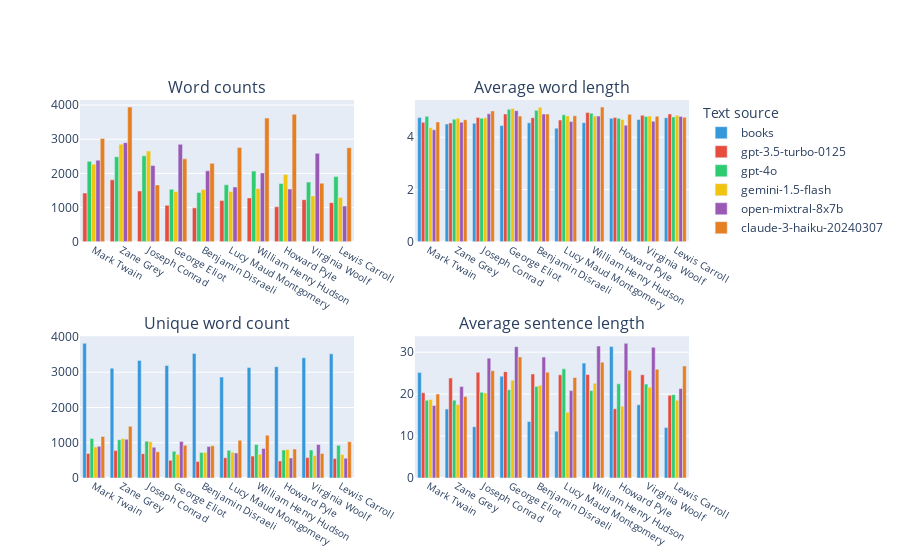
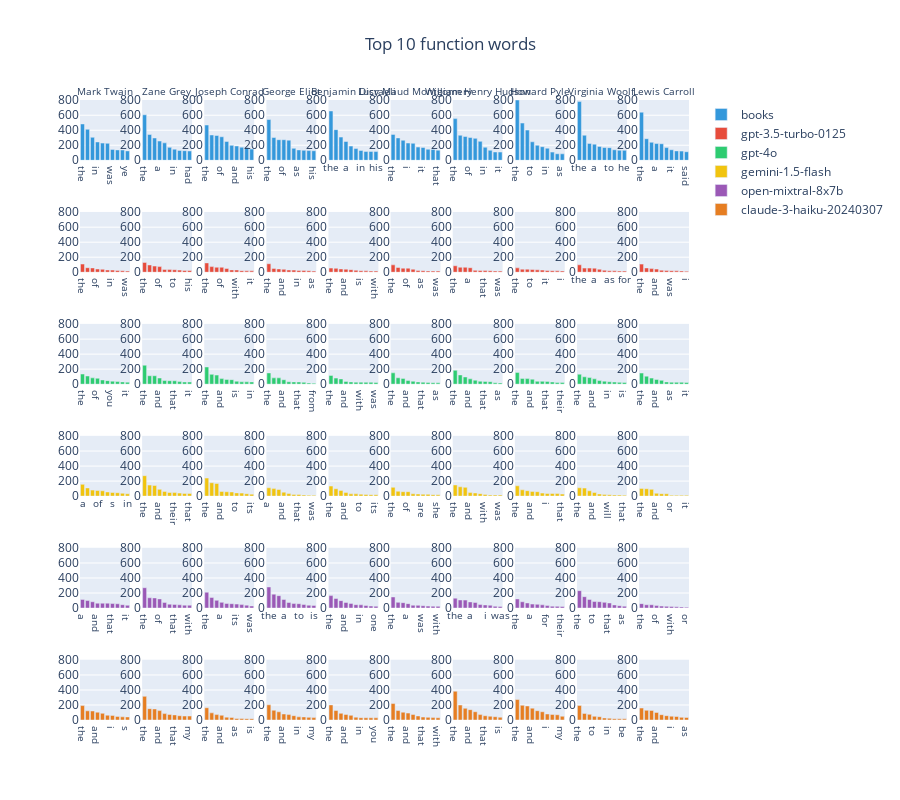

Notebook code for these charts, in order:
### Code cell
AnalysisVisualization().visualize(analysis_data)

### Figure 1 — Plotly figure (JSON) as saved in the notebook; plotly's stock layout.template omitted (floating-point values rounded to 4 significant figures)
{"data": [{"marker": {"color": "#3498db"}, "name": "books", "type": "bar", "x": ["Mark Twain", "Zane Grey", "Joseph Conrad", "George Eliot", "Benjamin Disraeli", "Lucy Maud Montgomery", "William Henry Hudson", "Howard Pyle", "Virginia Woolf", "Lewis Carroll"], "xaxis": "x3", "y": [3821, 3117, 3336, 3191, 3535, 2863, 3137, 3159, 3413, 3523], "yaxis": "y3"}, {"marker": {"color": "#3498db"}, "name": "books", "showlegend": false, "type": "bar", "x": ["Mark Twain", "Zane Grey", "Joseph Conrad", "George Eliot", "Benjamin Disraeli", "Lucy Maud Montgomery", "William Henry Hudson", "Howard Pyle", "Virginia Woolf", "Lewis Carroll"], "xaxis": "x2", "y": [4.75, 4.506, 4.536, 4.447, 4.55, 4.347, 4.557, 4.724, 4.677, 4.75], "yaxis": "y2"}, {"marker": {"color": "#3498db"}, "name": "books", "showlegend": false, "type": "bar", "x": ["Mark Twain", "Zane Grey", "Joseph Conrad", "George Eliot", "Benjamin Disraeli", "Lucy Maud Montgomery", "William Henry Hudson", "Howard Pyle", "Virginia Woolf", "Lewis Carroll"], "xaxis": "x4", "y": [25.13, 16.45, 12.22, 24.27, 13.46, 11.16, 27.4, 31.35, 17.45, 12.06], "yaxis": "y4"}, {"marker": {"color": "#e74c3c"}, "name": "gpt-3.5-turbo-0125", "showlegend": false, "type": "bar", "x": ["Mark Twain", "Zane Grey", "Joseph Conrad", "George Eliot", "Benjamin Disraeli", "Lucy Maud Montgomery", "William Henry Hudson", "Howard Pyle", "Virginia Woolf", "Lewis Carroll"], "xaxis": "x", "y": [1423, 1811, 1486, 1065, 992, 1205, 1283, 1024, 1231, 1143], "yaxis": "y"}, {"marker": {"color": "#e74c3c"}, "name": "gpt-3.5-turbo-0125", "type": "bar", "x": ["Mark Twain", "Zane Grey", "Joseph Conrad", "George Eliot", "Benjamin Disraeli", "Lucy Maud Montgomery", "William Henry Hudson", "Howard Pyle", "Virginia Woolf", "Lewis Carroll"], "xaxis": "x3", "y": [698, 777, 691, 504, 465, 576, 621, 485, 580, 552], "yaxis": "y3"}, {"marker": {"color": "#e74c3c"}, "name": "gpt-3.5-turbo-0125", "showlegend": false, "type": "bar", "x": ["Mark Twain", "Zane Grey", "Joseph Conrad", "George Eliot", "Benjamin Disraeli", "Lucy Maud Montgomery", "William Henry Hudson", "Howard Pyle", "Virginia Woolf", "Lewis Carroll"], "xaxis": "x2", "y": [4.569, 4.544, 4.757, 4.888, 4.748, 4.656, 4.943, 4.751, 4.837, 4.891], "yaxis": "y2"}, {"marker": {"color": "#e74c3c"}, "name": "gpt-3.5-turbo-0125", "showlegend": false, "type": "bar", "x": ["Mark Twain", "Zane Grey", "Joseph Conrad", "George Eliot", "Benjamin Disraeli", "Lucy Maud Montgomery", "William Henry Hudson", "Howard Pyle", "Virginia Woolf", "Lewis Carroll"], "xaxis": "x4", "y": [20.33, 23.83, 25.19, 25.36, 24.8, 24.59, 24.67, 16.52, 24.62, 19.71], "yaxis": "y4"}, {"marker": {"color": "#2ecc71"}, "name": "gpt-4o", "showlegend": false, "type": "bar", "x": ["Mark Twain", "Zane Grey", "Joseph Conrad", "George Eliot", "Benjamin Disraeli", "Lucy Maud Montgomery", "William Henry Hudson", "Howard Pyle", "Virginia Woolf", "Lewis Carroll"], "xaxis": "x", "y": [2353, 2487, 2514, 1537, 1441, 1666, 2067, 1706, 1746, 1908], "yaxis": "y"}, {"marker": {"color": "#2ecc71"}, "name": "gpt-4o", "type": "bar", "x": ["Mark Twain", "Zane Grey", "Joseph Conrad", "George Eliot", "Benjamin Disraeli", "Lucy Maud Montgomery", "William Henry Hudson", "Howard Pyle", "Virginia Woolf", "Lewis Carroll"], "xaxis": "x3", "y": [1124, 1087, 1041, 759, 722, 785, 949, 795, 797, 929], "yaxis": "y3"}, {"marker": {"color": "#2ecc71"}, "name": "gpt-4o", "showlegend": false, "type": "bar", "x": ["Mark Twain", "Zane Grey", "Joseph Conrad", "George Eliot", "Benjamin Disraeli", "Lucy Maud Montgomery", "William Henry Hudson", "Howard Pyle", "Virginia Woolf", "Lewis Carroll"], "xaxis": "x2", "y": [4.799, 4.692, 4.726, 5.066, 5.029, 4.856, 4.92, 4.723, 4.793, 4.777], "yaxis": "y2"}, {"marker": {"color": "#2ecc71"}, "name": "gpt-4o", "showlegend": false, "type": "bar", "x": ["Mark Twain", "Zane Grey", "Joseph Conrad", "George Eliot", "Benjamin Disraeli", "Lucy Maud Montgomery", "William Henry Hudson", "Howard Pyle", "Virginia Woolf", "Lewis Carroll"], "xaxis": "x4", "y": [18.53, 18.56, 20.44, 21.05, 21.83, 26.03, 20.88, 22.45, 22.38, 19.88], "yaxis": "y4"}, {"marker": {"color": "#f1c40f"}, "name": "gemini-1.5-flash", "showlegend": false, "type": "bar", "x": ["Mark Twain", "Zane Grey", "Joseph Conrad", "George Eliot", "Benjamin Disraeli", "Lucy Maud Montgomery", "William Henry Hudson", "Howard Pyle", "Virginia Woolf", "Lewis Carroll"], "xaxis": "x", "y": [2266, 2855, 2654, 1469, 1527, 1471, 1558, 1969, 1342, 1297], "yaxis": "y"}, {"marker": {"color": "#f1c40f"}, "name": "gemini-1.5-flash", "type": "bar", "x": ["Mark Twain", "Zane Grey", "Joseph Conrad", "George Eliot", "Benjamin Disraeli", "Lucy Maud Montgomery", "William Henry Hudson", "Howard Pyle", "Virginia Woolf", "Lewis Carroll"], "xaxis": "x3", "y": [880, 1122, 1027, 670, 724, 733, 675, 807, 636, 667], "yaxis": "y3"}, {"marker": {"color": "#f1c40f"}, "name": "gemini-1.5-flash", "showlegend": false, "type": "bar", "x": ["Mark Twain", "Zane Grey", "Joseph Conrad", "George Eliot", "Benjamin Disraeli", "Lucy Maud Montgomery", "William Henry Hudson", "Howard Pyle", "Virginia Woolf", "Lewis Carroll"], "xaxis": "x2", "y": [4.362, 4.722, 4.741, 5.095, 5.145, 4.816, 4.809, 4.675, 4.811, 4.837], "yaxis": "y2"}, {"marker": {"color": "#f1c40f"}, "name": "gemini-1.5-flash", "showlegend": false, "type": "bar", "x": ["Mark Twain", "Zane Grey", "Joseph Conrad", "George Eliot", "Benjamin Disraeli", "Lucy Maud Montgomery", "William Henry Hudson", "Howard Pyle", "Virginia Woolf", "Lewis Carroll"], "xaxis": "x4", "y": [18.73, 17.52, 20.26, 23.32, 22.13, 15.65, 22.58, 17.12, 21.65, 18.53], "yaxis": "y4"}, {"marker": {"color": "#9b59b6"}, "name": "open-mixtral-8x7b", "showlegend": false, "type": "bar", "x": ["Mark Twain", "Zane Grey", "Joseph Conrad", "George Eliot", "Benjamin Disraeli", "Lucy Maud Montgomery", "William Henry Hudson", "Howard Pyle", "Virginia Woolf", "Lewis Carroll"], "xaxis": "x", "y": [2388, 2899, 2229, 2850, 2075, 1604, 2014, 1541, 2586, 1045], "yaxis": "y"}, {"marker": {"color": "#9b59b6"}, "name": "open-mixtral-8x7b", "type": "bar", "x": ["Mark Twain", "Zane Grey", "Joseph Conrad", "George Eliot", "Benjamin Disraeli", "Lucy Maud Montgomery", "William Henry Hudson", "Howard Pyle", "Virginia Woolf", "Lewis Carroll"], "xaxis": "x3", "y": [899, 1099, 872, 1034, 894, 708, 839, 569, 949, 562], "yaxis": "y3"}, {"marker": {"color": "#9b59b6"}, "name": "open-mixtral-8x7b", "showlegend": false, "type": "bar", "x": ["Mark Twain", "Zane Grey", "Joseph Conrad", "George Eliot", "Benjamin Disraeli", "Lucy Maud Montgomery", "William Henry Hudson", "Howard Pyle", "Virginia Woolf", "Lewis Carroll"], "xaxis": "x2", "y": [4.282, 4.576, 4.894, 5.016, 4.887, 4.6, 4.808, 4.459, 4.61, 4.797], "yaxis": "y2"}, {"marker": {"color": "#9b59b6"}, "name": "open-mixtral-8x7b", "showlegend": false, "type": "bar", "x": ["Mark Twain", "Zane Grey", "Joseph Conrad", "George Eliot", "Benjamin Disraeli", "Lucy Maud Montgomery", "William Henry Hudson", "Howard Pyle", "Virginia Woolf", "Lewis Carroll"], "xaxis": "x4", "y": [17.3, 21.8, 28.58, 31.32, 28.82, 20.83, 31.47, 32.1, 31.16, 21.33], "yaxis": "y4"}, {"marker": {"color": "#e67e22"}, "name": "claude-3-haiku-20240307", "showlegend": false, "type": "bar", "x": ["Mark Twain", "Zane Grey", "Joseph Conrad", "George Eliot", "Benjamin Disraeli", "Lucy Maud Montgomery", "William Henry Hudson", "Howard Pyle", "Virginia Woolf", "Lewis Carroll"], "xaxis": "x", "y": [3021, 3940, 1663, 2425, 2294, 2754, 3618, 3729, 1713, 2751], "yaxis": "y"}, {"marker": {"color": "#e67e22"}, "name": "claude-3-haiku-20240307", "type": "bar", "x": ["Mark Twain", "Zane Grey", "Joseph Conrad", "George Eliot", "Benjamin Disraeli", "Lucy Maud Montgomery", "William Henry Hudson", "Howard Pyle", "Virginia Woolf", "Lewis Carroll"], "xaxis": "x3", "y": [1180, 1465, 744, 928, 912, 1069, 1216, 820, 698, 1030], "yaxis": "y3"}, {"marker": {"color": "#e67e22"}, "name": "claude-3-haiku-20240307", "showlegend": false, "type": "bar", "x": ["Mark Twain", "Zane Grey", "Joseph Conrad", "George Eliot", "Benjamin Disraeli", "Lucy Maud Montgomery", "William Henry Hudson", "Howard Pyle", "Virginia Woolf", "Lewis Carroll"], "xaxis": "x2", "y": [4.586, 4.67, 5.005, 4.808, 4.888, 4.817, 5.153, 4.875, 4.804, 4.769], "yaxis": "y2"}, {"marker": {"color": "#e67e22"}, "name": "claude-3-haiku-20240307", "showlegend": false, "type": "bar", "x": ["Mark Twain", "Zane Grey", "Joseph Conrad", "George Eliot", "Benjamin Disraeli", "Lucy Maud Montgomery", "William Henry Hudson", "Howard Pyle", "Virginia Woolf", "Lewis Carroll"], "xaxis": "x4", "y": [20.01, 19.41, 25.58, 28.87, 25.21, 23.95, 27.62, 25.72, 25.95, 26.71], "yaxis": "y4"}], "layout": {"annotations": [{"font": {"size": 16}, "showarrow": false, "text": "Word counts", "x": 0.225, "xanchor": "center", "xref": "paper", "y": 1, "yanchor": "bottom", "yref": "paper"}, {"font": {"size": 16}, "showarrow": false, "text": "Average word length", "x": 0.775, "xanchor": "center", "xref": "paper", "y": 1, "yanchor": "bottom", "yref": "paper"}, {"font": {"size": 16}, "showarrow": false, "text": "Unique word count", "x": 0.225, "xanchor": "center", "xref": "paper", "y": 0.375, "yanchor": "bottom", "yref": "paper"}, {"font": {"size": 16}, "showarrow": false, "text": "Average sentence length", "x": 0.775, "xanchor": "center", "xref": "paper", "y": 0.375, "yanchor": "bottom", "yref": "paper"}], "legend": {"title": {"text": "Text source"}}, "xaxis": {"anchor": "y", "domain": [0, 0.45], "tickfont": {"size": 10}}, "xaxis2": {"anchor": "y2", "domain": [0.55, 1], "tickfont": {"size": 10}}, "xaxis3": {"anchor": "y3", "domain": [0, 0.45], "tickfont": {"size": 10}}, "xaxis4": {"anchor": "y4", "domain": [0.55, 1], "tickfont": {"size": 10}}, "yaxis": {"anchor": "x", "domain": [0.625, 1]}, "yaxis2": {"anchor": "x2", "domain": [0.625, 1]}, "yaxis3": {"anchor": "x3", "domain": [0, 0.375]}, "yaxis4": {"anchor": "x4", "domain": [0, 0.375]}}}

### Figure 2 — Plotly figure (JSON) as saved in the notebook; plotly's stock layout.template omitted (floating-point values rounded to 4 significant figures)
{"data": [{"marker": {"color": "#3498db"}, "name": "books", "showlegend": true, "type": "bar", "x": ["the", "of", "and", "in", "to", "a", "was", "that", "it", "ye"], "xaxis": "x", "y": [484, 413, 306, 244, 229, 226, 145, 138, 137, 125], "yaxis": "y"}, {"marker": {"color": "#3498db"}, "name": "books", "showlegend": false, "type": "bar", "x": ["the", "and", "of", "a", "to", "he", "in", "i", "was", "had"], "xaxis": "x2", "y": [606, 344, 297, 256, 232, 172, 148, 131, 128, 124], "yaxis": "y2"}, {"marker": {"color": "#3498db"}, "name": "books", "showlegend": false, "type": "bar", "x": ["the", "a", "i", "of", "to", "he", "and", "in", "was", "his"], "xaxis": "x3", "y": [470, 337, 330, 313, 251, 199, 191, 175, 169, 149], "yaxis": "y3"}, {"marker": {"color": "#3498db"}, "name": "books", "showlegend": false, "type": "bar", "x": ["the", "and", "a", "of", "to", "s", "as", "in", "he", "his"], "xaxis": "x4", "y": [543, 303, 274, 274, 268, 159, 138, 133, 129, 127], "yaxis": "y4"}, {"marker": {"color": "#3498db"}, "name": "books", "showlegend": false, "type": "bar", "x": ["the", "and", "of", "a", "i", "to", "in", "he", "my", "his"], "xaxis": "x5", "y": [657, 408, 309, 250, 189, 156, 131, 118, 118, 116], "yaxis": "y5"}, {"marker": {"color": "#3498db"}, "name": "books", "showlegend": false, "type": "bar", "x": ["the", "and", "to", "i", "a", "of", "it", "you", "in", "that"], "xaxis": "x6", "y": [345, 298, 267, 230, 226, 176, 171, 147, 143, 135], "yaxis": "y6"}, {"marker": {"color": "#3498db"}, "name": "books", "showlegend": false, "type": "bar", "x": ["the", "and", "a", "of", "i", "to", "in", "was", "that", "it"], "xaxis": "x7", "y": [555, 333, 317, 303, 292, 252, 174, 133, 111, 110], "yaxis": "y7"}, {"marker": {"color": "#3498db"}, "name": "books", "showlegend": false, "type": "bar", "x": ["the", "of", "and", "to", "a", "was", "in", "that", "it", "as"], "xaxis": "x8", "y": [803, 496, 402, 246, 200, 181, 161, 109, 87, 86], "yaxis": "y8"}, {"marker": {"color": "#3498db"}, "name": "books", "showlegend": false, "type": "bar", "x": ["the", "and", "of", "a", "in", "was", "to", "she", "her", "he"], "xaxis": "x9", "y": [782, 334, 225, 215, 185, 170, 168, 140, 134, 133], "yaxis": "y9"}, {"marker": {"color": "#3498db"}, "name": "books", "showlegend": false, "type": "bar", "x": ["the", "and", "of", "a", "to", "in", "it", "you", "i", "said"], "xaxis": "x10", "y": [641, 287, 240, 223, 220, 169, 140, 125, 122, 114], "yaxis": "y10"}, {"marker": {"color": "#e74c3c"}, "name": "gpt-3.5-turbo-0125", "showlegend": true, "type": "bar", "x": ["the", "and", "a", "of", "to", "his", "in", "with", "i", "was"], "xaxis": "x11", "y": [109, 60, 57, 43, 39, 30, 28, 24, 19, 16], "yaxis": "y11"}, {"marker": {"color": "#e74c3c"}, "name": "gpt-3.5-turbo-0125", "showlegend": false, "type": "bar", "x": ["the", "a", "and", "of", "that", "in", "to", "with", "i", "his"], "xaxis": "x12", "y": [131, 97, 82, 75, 37, 35, 33, 28, 24, 23], "yaxis": "y12"}, {"marker": {"color": "#e74c3c"}, "name": "gpt-3.5-turbo-0125", "showlegend": false, "type": "bar", "x": ["the", "a", "and", "of", "to", "in", "with", "that", "is", "it"], "xaxis": "x13", "y": [124, 75, 66, 66, 50, 31, 30, 21, 18, 18], "yaxis": "y13"}, {"marker": {"color": "#e74c3c"}, "name": "gpt-3.5-turbo-0125", "showlegend": false, "type": "bar", "x": ["the", "of", "a", "and", "was", "to", "in", "that", "it", "as"], "xaxis": "x14", "y": [113, 51, 44, 39, 30, 28, 24, 24, 20, 15], "yaxis": "y14"}, {"marker": {"color": "#e74c3c"}, "name": "gpt-3.5-turbo-0125", "showlegend": false, "type": "bar", "x": ["the", "a", "of", "and", "to", "that", "is", "it", "as", "with"], "xaxis": "x15", "y": [55, 52, 44, 41, 34, 26, 20, 18, 16, 16], "yaxis": "y15"}, {"marker": {"color": "#e74c3c"}, "name": "gpt-3.5-turbo-0125", "showlegend": false, "type": "bar", "x": ["the", "a", "and", "of", "to", "in", "as", "with", "that", "was"], "xaxis": "x16", "y": [98, 63, 54, 54, 40, 22, 20, 17, 16, 16], "yaxis": "y16"}, {"marker": {"color": "#e74c3c"}, "name": "gpt-3.5-turbo-0125", "showlegend": false, "type": "bar", "x": ["the", "and", "of", "a", "to", "in", "that", "i", "my", "was"], "xaxis": "x17", "y": [86, 66, 66, 60, 25, 23, 22, 20, 17, 15], "yaxis": "y17"}, {"marker": {"color": "#e74c3c"}, "name": "gpt-3.5-turbo-0125", "showlegend": false, "type": "bar", "x": ["the", "a", "and", "to", "was", "of", "it", "that", "with", "i"], "xaxis": "x18", "y": [58, 41, 41, 36, 32, 28, 23, 20, 18, 17], "yaxis": "y18"}, {"marker": {"color": "#e74c3c"}, "name": "gpt-3.5-turbo-0125", "showlegend": false, "type": "bar", "x": ["the", "and", "of", "a", "to", "in", "as", "is", "that", "for"], "xaxis": "x19", "y": [99, 55, 55, 54, 40, 26, 19, 18, 16, 15], "yaxis": "y19"}, {"marker": {"color": "#e74c3c"}, "name": "gpt-3.5-turbo-0125", "showlegend": false, "type": "bar", "x": ["the", "a", "of", "and", "in", "to", "was", "with", "their", "i"], "xaxis": "x20", "y": [108, 57, 48, 42, 27, 22, 20, 18, 17, 13], "yaxis": "y20"}, {"marker": {"color": "#2ecc71"}, "name": "gpt-4o", "showlegend": true, "type": "bar", "x": ["the", "a", "and", "of", "to", "that", "you", "i", "with", "it"], "xaxis": "x21", "y": [135, 109, 84, 79, 56, 47, 40, 35, 30, 27], "yaxis": "y21"}, {"marker": {"color": "#2ecc71"}, "name": "gpt-4o", "showlegend": false, "type": "bar", "x": ["the", "a", "of", "and", "was", "to", "that", "with", "as", "it"], "xaxis": "x22", "y": [253, 112, 112, 82, 48, 46, 45, 34, 29, 29], "yaxis": "y22"}, {"marker": {"color": "#2ecc71"}, "name": "gpt-4o", "showlegend": false, "type": "bar", "x": ["the", "of", "a", "and", "to", "that", "is", "it", "with", "in"], "xaxis": "x23", "y": [229, 131, 121, 74, 63, 60, 39, 31, 31, 30], "yaxis": "y23"}, {"marker": {"color": "#2ecc71"}, "name": "gpt-4o", "showlegend": false, "type": "bar", "x": ["the", "a", "of", "and", "to", "with", "that", "was", "it", "from"], "xaxis": "x24", "y": [150, 84, 84, 59, 32, 30, 29, 24, 16, 13], "yaxis": "y24"}, {"marker": {"color": "#2ecc71"}, "name": "gpt-4o", "showlegend": false, "type": "bar", "x": ["the", "of", "a", "and", "to", "that", "with", "in", "one", "was"], "xaxis": "x25", "y": [117, 81, 70, 37, 30, 27, 27, 25, 25, 22], "yaxis": "y25"}, {"marker": {"color": "#2ecc71"}, "name": "gpt-4o", "showlegend": false, "type": "bar", "x": ["the", "of", "a", "and", "to", "with", "that", "in", "is", "as"], "xaxis": "x26", "y": [151, 85, 77, 48, 39, 30, 26, 23, 19, 18], "yaxis": "y26"}, {"marker": {"color": "#2ecc71"}, "name": "gpt-4o", "showlegend": false, "type": "bar", "x": ["the", "of", "a", "and", "to", "in", "that", "with", "is", "as"], "xaxis": "x27", "y": [185, 123, 96, 71, 53, 39, 37, 33, 18, 17], "yaxis": "y27"}, {"marker": {"color": "#2ecc71"}, "name": "gpt-4o", "showlegend": false, "type": "bar", "x": ["the", "of", "a", "and", "to", "with", "that", "was", "in", "their"], "xaxis": "x28", "y": [157, 77, 74, 66, 38, 38, 37, 29, 21, 21], "yaxis": "y28"}, {"marker": {"color": "#2ecc71"}, "name": "gpt-4o", "showlegend": false, "type": "bar", "x": ["the", "a", "of", "and", "to", "that", "in", "with", "it", "is"], "xaxis": "x29", "y": [133, 98, 88, 71, 48, 40, 32, 28, 24, 23], "yaxis": "y29"}, {"marker": {"color": "#2ecc71"}, "name": "gpt-4o", "showlegend": false, "type": "bar", "x": ["the", "a", "of", "and", "to", "that", "as", "their", "with", "it"], "xaxis": "x30", "y": [148, 107, 81, 63, 51, 30, 26, 25, 25, 23], "yaxis": "y30"}, {"marker": {"color": "#f1c40f"}, "name": "gemini-1.5-flash", "showlegend": true, "type": "bar", "x": ["a", "the", "you", "of", "and", "it", "s", "to", "that", "in"], "xaxis": "x31", "y": [157, 109, 80, 74, 71, 55, 48, 45, 38, 31], "yaxis": "y31"}, {"marker": {"color": "#f1c40f"}, "name": "gemini-1.5-flash", "showlegend": false, "type": "bar", "x": ["the", "of", "a", "and", "to", "i", "their", "was", "it", "that"], "xaxis": "x32", "y": [272, 147, 142, 90, 63, 48, 47, 40, 36, 36], "yaxis": "y32"}, {"marker": {"color": "#f1c40f"}, "name": "gemini-1.5-flash", "showlegend": false, "type": "bar", "x": ["the", "a", "of", "and", "with", "that", "to", "their", "he", "its"], "xaxis": "x33", "y": [240, 178, 168, 62, 58, 55, 43, 40, 32, 26], "yaxis": "y33"}, {"marker": {"color": "#f1c40f"}, "name": "gemini-1.5-flash", "showlegend": false, "type": "bar", "x": ["a", "the", "of", "and", "to", "with", "that", "its", "as", "was"], "xaxis": "x34", "y": [111, 100, 88, 53, 34, 23, 22, 15, 13, 11], "yaxis": "y34"}, {"marker": {"color": "#f1c40f"}, "name": "gemini-1.5-flash", "showlegend": false, "type": "bar", "x": ["the", "a", "of", "and", "their", "with", "to", "that", "in", "its"], "xaxis": "x35", "y": [134, 98, 76, 47, 30, 30, 26, 22, 19, 18], "yaxis": "y35"}, {"marker": {"color": "#f1c40f"}, "name": "gemini-1.5-flash", "showlegend": false, "type": "bar", "x": ["the", "a", "and", "of", "with", "in", "are", "to", "they", "she"], "xaxis": "x36", "y": [117, 65, 59, 59, 31, 28, 25, 24, 19, 17], "yaxis": "y36"}, {"marker": {"color": "#f1c40f"}, "name": "gemini-1.5-flash", "showlegend": false, "type": "bar", "x": ["the", "of", "a", "and", "that", "to", "with", "is", "its", "was"], "xaxis": "x37", "y": [149, 124, 117, 47, 42, 33, 23, 15, 15, 15], "yaxis": "y37"}, {"marker": {"color": "#f1c40f"}, "name": "gemini-1.5-flash", "showlegend": false, "type": "bar", "x": ["the", "a", "of", "and", "to", "it", "i", "is", "with", "that"], "xaxis": "x38", "y": [137, 84, 72, 63, 59, 40, 35, 35, 34, 27], "yaxis": "y38"}, {"marker": {"color": "#f1c40f"}, "name": "gemini-1.5-flash", "showlegend": false, "type": "bar", "x": ["the", "a", "of", "and", "to", "with", "will", "its", "is", "that"], "xaxis": "x39", "y": [111, 107, 71, 48, 28, 20, 18, 15, 14, 13], "yaxis": "y39"}, {"marker": {"color": "#f1c40f"}, "name": "gemini-1.5-flash", "showlegend": false, "type": "bar", "x": ["the", "a", "of", "and", "to", "with", "or", "be", "in", "it"], "xaxis": "x40", "y": [103, 98, 90, 38, 32, 31, 12, 11, 11, 11], "yaxis": "y40"}, {"marker": {"color": "#9b59b6"}, "name": "open-mixtral-8x7b", "showlegend": true, "type": "bar", "x": ["a", "the", "to", "and", "of", "you", "that", "i", "in", "it"], "xaxis": "x41", "y": [115, 100, 84, 65, 65, 65, 60, 57, 45, 37], "yaxis": "y41"}, {"marker": {"color": "#9b59b6"}, "name": "open-mixtral-8x7b", "showlegend": false, "type": "bar", "x": ["the", "and", "a", "of", "to", "was", "that", "in", "as", "with"], "xaxis": "x42", "y": [271, 137, 135, 122, 75, 52, 49, 43, 39, 38], "yaxis": "y42"}, {"marker": {"color": "#9b59b6"}, "name": "open-mixtral-8x7b", "showlegend": false, "type": "bar", "x": ["the", "of", "and", "a", "in", "that", "its", "to", "with", "was"], "xaxis": "x43", "y": [211, 141, 103, 76, 61, 58, 53, 46, 39, 28], "yaxis": "y43"}, {"marker": {"color": "#9b59b6"}, "name": "open-mixtral-8x7b", "showlegend": false, "type": "bar", "x": ["the", "of", "and", "a", "that", "in", "to", "his", "with", "is"], "xaxis": "x44", "y": [281, 185, 165, 114, 74, 60, 58, 47, 38, 35], "yaxis": "y44"}, {"marker": {"color": "#9b59b6"}, "name": "open-mixtral-8x7b", "showlegend": false, "type": "bar", "x": ["the", "of", "a", "and", "to", "that", "in", "is", "as", "one"], "xaxis": "x45", "y": [166, 127, 99, 74, 62, 45, 43, 34, 27, 24], "yaxis": "y45"}, {"marker": {"color": "#9b59b6"}, "name": "open-mixtral-8x7b", "showlegend": false, "type": "bar", "x": ["the", "and", "of", "a", "that", "to", "was", "it", "in", "with"], "xaxis": "x46", "y": [148, 76, 72, 59, 38, 36, 31, 26, 25, 23], "yaxis": "y46"}, {"marker": {"color": "#9b59b6"}, "name": "open-mixtral-8x7b", "showlegend": false, "type": "bar", "x": ["the", "of", "and", "a", "to", "in", "i", "that", "it", "was"], "xaxis": "x47", "y": [132, 108, 106, 82, 74, 47, 42, 37, 24, 22], "yaxis": "y47"}, {"marker": {"color": "#9b59b6"}, "name": "open-mixtral-8x7b", "showlegend": false, "type": "bar", "x": ["the", "and", "of", "a", "to", "that", "for", "one", "in", "their"], "xaxis": "x48", "y": [122, 84, 68, 53, 50, 43, 33, 25, 23, 21], "yaxis": "y48"}, {"marker": {"color": "#9b59b6"}, "name": "open-mixtral-8x7b", "showlegend": false, "type": "bar", "x": ["the", "of", "and", "to", "a", "in", "that", "is", "with", "as"], "xaxis": "x49", "y": [232, 152, 115, 87, 85, 76, 68, 42, 32, 25], "yaxis": "y49"}, {"marker": {"color": "#9b59b6"}, "name": "open-mixtral-8x7b", "showlegend": false, "type": "bar", "x": ["the", "a", "and", "of", "to", "in", "with", "was", "i", "or"], "xaxis": "x50", "y": [59, 44, 44, 33, 26, 23, 22, 16, 15, 12], "yaxis": "y50"}, {"marker": {"color": "#e67e22"}, "name": "claude-3-haiku-20240307", "showlegend": true, "type": "bar", "x": ["the", "a", "of", "and", "to", "you", "i", "that", "in", "s"], "xaxis": "x51", "y": [192, 122, 120, 104, 89, 64, 61, 48, 42, 41], "yaxis": "y51"}, {"marker": {"color": "#e67e22"}, "name": "claude-3-haiku-20240307", "showlegend": false, "type": "bar", "x": ["the", "a", "of", "and", "to", "i", "that", "you", "in", "my"], "xaxis": "x52", "y": [315, 151, 147, 125, 85, 74, 68, 57, 53, 53], "yaxis": "y52"}, {"marker": {"color": "#e67e22"}, "name": "claude-3-haiku-20240307", "showlegend": false, "type": "bar", "x": ["the", "of", "a", "and", "to", "that", "as", "with", "i", "is"], "xaxis": "x53", "y": [163, 95, 72, 63, 38, 34, 20, 20, 18, 18], "yaxis": "y53"}, {"marker": {"color": "#e67e22"}, "name": "claude-3-haiku-20240307", "showlegend": false, "type": "bar", "x": ["the", "of", "a", "and", "to", "that", "in", "with", "i", "my"], "xaxis": "x54", "y": [202, 130, 109, 80, 72, 58, 42, 41, 35, 32], "yaxis": "y54"}, {"marker": {"color": "#e67e22"}, "name": "claude-3-haiku-20240307", "showlegend": false, "type": "bar", "x": ["the", "of", "a", "and", "to", "with", "in", "that", "your", "you"], "xaxis": "x55", "y": [201, 126, 89, 74, 62, 38, 31, 30, 30, 29], "yaxis": "y55"}, {"marker": {"color": "#e67e22"}, "name": "claude-3-haiku-20240307", "showlegend": false, "type": "bar", "x": ["the", "of", "a", "and", "to", "i", "that", "in", "it", "with"], "xaxis": "x56", "y": [219, 126, 104, 92, 73, 54, 39, 35, 32, 30], "yaxis": "y56"}, {"marker": {"color": "#e67e22"}, "name": "claude-3-haiku-20240307", "showlegend": false, "type": "bar", "x": ["the", "of", "a", "and", "their", "to", "that", "with", "in", "is"], "xaxis": "x57", "y": [383, 199, 156, 138, 110, 72, 57, 50, 44, 37], "yaxis": "y57"}, {"marker": {"color": "#e67e22"}, "name": "claude-3-haiku-20240307", "showlegend": false, "type": "bar", "x": ["the", "of", "a", "and", "to", "that", "i", "with", "was", "my"], "xaxis": "x58", "y": [273, 196, 187, 158, 124, 110, 80, 74, 70, 50], "yaxis": "y58"}, {"marker": {"color": "#e67e22"}, "name": "claude-3-haiku-20240307", "showlegend": false, "type": "bar", "x": ["the", "of", "a", "to", "and", "that", "in", "with", "where", "be"], "xaxis": "x59", "y": [194, 88, 75, 49, 44, 27, 23, 17, 16, 15], "yaxis": "y59"}, {"marker": {"color": "#e67e22"}, "name": "claude-3-haiku-20240307", "showlegend": false, "type": "bar", "x": ["the", "of", "a", "and", "to", "that", "i", "with", "me", "as"], "xaxis": "x60", "y": [159, 129, 128, 101, 71, 58, 51, 47, 35, 34], "yaxis": "y60"}], "layout": {"annotations": [{"font": {"size": 10}, "showarrow": false, "text": "Mark Twain", "x": 0.041, "xanchor": "center", "xref": "paper", "y": 1.0, "yanchor": "bottom", "yref": "paper"}, {"font": {"size": 10}, "showarrow": false, "text": "Zane Grey", "x": 0.143, "xanchor": "center", "xref": "paper", "y": 1.0, "yanchor": "bottom", "yref": "paper"}, {"font": {"size": 10}, "showarrow": false, "text": "Joseph Conrad", "x": 0.245, "xanchor": "center", "xref": "paper", "y": 1.0, "yanchor": "bottom", "yref": "paper"}, {"font": {"size": 10}, "showarrow": false, "text": "George Eliot", "x": 0.347, "xanchor": "center", "xref": "paper", "y": 1.0, "yanchor": "bottom", "yref": "paper"}, {"font": {"size": 10}, "showarrow": false, "text": "Benjamin Disraeli", "x": 0.449, "xanchor": "center", "xref": "paper", "y": 1.0, "yanchor": "bottom", "yref": "paper"}, {"font": {"size": 10}, "showarrow": false, "text": "Lucy Maud Montgomery", "x": 0.551, "xanchor": "center", "xref": "paper", "y": 1.0, "yanchor": "bottom", "yref": "paper"}, {"font": {"size": 10}, "showarrow": false, "text": "William Henry Hudson", "x": 0.653, "xanchor": "center", "xref": "paper", "y": 1.0, "yanchor": "bottom", "yref": "paper"}, {"font": {"size": 10}, "showarrow": false, "text": "Howard Pyle", "x": 0.755, "xanchor": "center", "xref": "paper", "y": 1.0, "yanchor": "bottom", "yref": "paper"}, {"font": {"size": 10}, "showarrow": false, "text": "Virginia Woolf", "x": 0.857, "xanchor": "center", "xref": "paper", "y": 1.0, "yanchor": "bottom", "yref": "paper"}, {"font": {"size": 10}, "showarrow": false, "text": "Lewis Carroll", "x": 0.959, "xanchor": "center", "xref": "paper", "y": 1.0, "yanchor": "bottom", "yref": "paper"}], "height": 800, "title": {"text": "Top 10 function words", "x": 0.5}, "xaxis": {"anchor": "y", "domain": [0, 0.082], "tickfont": {"size": 10}}, "xaxis10": {"anchor": "y10", "domain": [0.918, 1.0], "tickfont": {"size": 10}}, "xaxis11": {"anchor": "y11", "domain": [0, 0.082], "tickfont": {"size": 10}}, "xaxis12": {"anchor": "y12", "domain": [0.102, 0.184], "tickfont": {"size": 10}}, "xaxis13": {"anchor": "y13", "domain": [0.204, 0.286], "tickfont": {"size": 10}}, "xaxis14": {"anchor": "y14", "domain": [0.306, 0.388], "tickfont": {"size": 10}}, "xaxis15": {"anchor": "y15", "domain": [0.408, 0.49], "tickfont": {"size": 10}}, "xaxis16": {"anchor": "y16", "domain": [0.51, 0.592], "tickfont": {"size": 10}}, "xaxis17": {"anchor": "y17", "domain": [0.612, 0.694], "tickfont": {"size": 10}}, "xaxis18": {"anchor": "y18", "domain": [0.714, 0.796], "tickfont": {"size": 10}}, "xaxis19": {"anchor": "y19", "domain": [0.816, 0.898], "tickfont": {"size": 10}}, "xaxis2": {"anchor": "y2", "domain": [0.102, 0.184], "tickfont": {"size": 10}}, "xaxis20": {"anchor": "y20", "domain": [0.918, 1.0], "tickfont": {"size": 10}}, "xaxis21": {"anchor": "y21", "domain": [0, 0.082], "tickfont": {"size": 10}}, "xaxis22": {"anchor": "y22", "domain": [0.102, 0.184], "tickfont": {"size": 10}}, "xaxis23": {"anchor": "y23", "domain": [0.204, 0.286], "tickfont": {"size": 10}}, "xaxis24": {"anchor": "y24", "domain": [0.306, 0.388], "tickfont": {"size": 10}}, "xaxis25": {"anchor": "y25", "domain": [0.408, 0.49], "tickfont": {"size": 10}}, "xaxis26": {"anchor": "y26", "domain": [0.51, 0.592], "tickfont": {"size": 10}}, "xaxis27": {"anchor": "y27", "domain": [0.612, 0.694], "tickfont": {"size": 10}}, "xaxis28": {"anchor": "y28", "domain": [0.714, 0.796], "tickfont": {"size": 10}}, "xaxis29": {"anchor": "y29", "domain": [0.816, 0.898], "tickfont": {"size": 10}}, "xaxis3": {"anchor": "y3", "domain": [0.204, 0.286], "tickfont": {"size": 10}}, "xaxis30": {"anchor": "y30", "domain": [0.918, 1.0], "tickfont": {"size": 10}}, "xaxis31": {"anchor": "y31", "domain": [0, 0.082], "tickfont": {"size": 10}}, "xaxis32": {"anchor": "y32", "domain": [0.102, 0.184], "tickfont": {"size": 10}}, "xaxis33": {"anchor": "y33", "domain": [0.204, 0.286], "tickfont": {"size": 10}}, "xaxis34": {"anchor": "y34", "domain": [0.306, 0.388], "tickfont": {"size": 10}}, "xaxis35": {"anchor": "y35", "domain": [0.408, 0.49], "tickfont": {"size": 10}}, "xaxis36": {"anchor": "y36", "domain": [0.51, 0.592], "tickfont": {"size": 10}}, "xaxis37": {"anchor": "y37", "domain": [0.612, 0.694], "tickfont": {"size": 10}}, "xaxis38": {"anchor": "y38", "domain": [0.714, 0.796], "tickfont": {"size": 10}}, "xaxis39": {"anchor": "y39", "domain": [0.816, 0.898], "tickfont": {"size": 10}}, "xaxis4": {"anchor": "y4", "domain": [0.306, 0.388], "tickfont": {"size": 10}}, "xaxis40": {"anchor": "y40", "domain": [0.918, 1.0], "tickfont": {"size": 10}}, "xaxis41": {"anchor": "y41", "domain": [0, 0.082], "tickfont": {"size": 10}}, "xaxis42": {"anchor": "y42", "domain": [0.102, 0.184], "tickfont": {"size": 10}}, "xaxis43": {"anchor": "y43", "domain": [0.204, 0.286], "tickfont": {"size": 10}}, "xaxis44": {"anchor": "y44", "domain": [0.306, 0.388], "tickfont": {"size": 10}}, "xaxis45": {"anchor": "y45", "domain": [0.408, 0.49], "tickfont": {"size": 10}}, "xaxis46": {"anchor": "y46", "domain": [0.51, 0.592], "tickfont": {"size": 10}}, "xaxis47": {"anchor": "y47", "domain": [0.612, 0.694], "tickfont": {"size": 10}}, "xaxis48": {"anchor": "y48", "domain": [0.714, 0.796], "tickfont": {"size": 10}}, "xaxis49": {"anchor": "y49", "domain": [0.816, 0.898], "tickfont": {"size": 10}}, "xaxis5": {"anchor": "y5", "domain": [0.408, 0.49], "tickfont": {"size": 10}}, "xaxis50": {"anchor": "y50", "domain": [0.918, 1.0], "tickfont": {"size": 10}}, "xaxis51": {"anchor": "y51", "domain": [0, 0.082], "tickfont": {"size": 10}}, "xaxis52": {"anchor": "y52", "domain": [0.102, 0.184], "tickfont": {"size": 10}}, "xaxis53": {"anchor": "y53", "domain": [0.204, 0.286], "tickfont": {"size": 10}}, "xaxis54": {"anchor": "y54", "domain": [0.306, 0.388], "tickfont": {"size": 10}}, "xaxis55": {"anchor": "y55", "domain": [0.408, 0.49], "tickfont": {"size": 10}}, "xaxis56": {"anchor": "y56", "domain": [0.51, 0.592], "tickfont": {"size": 10}}, "xaxis57": {"anchor": "y57", "domain": [0.612, 0.694], "tickfont": {"size": 10}}, "xaxis58": {"anchor": "y58", "domain": [0.714, 0.796], "tickfont": {"size": 10}}, "xaxis59": {"anchor": "y59", "domain": [0.816, 0.898], "tickfont": {"size": 10}}, "xaxis6": {"anchor": "y6", "domain": [0.51, 0.592], "tickfont": {"size": 10}}, "xaxis60": {"anchor": "y60", "domain": [0.918, 1.0], "tickfont": {"size": 10}}, "xaxis7": {"anchor": "y7", "domain": [0.612, 0.694], "tickfont": {"size": 10}}, "xaxis8": {"anchor": "y8", "domain": [0.714, 0.796], "tickfont": {"size": 10}}, "xaxis9": {"anchor": "y9", "domain": [0.816, 0.898], "tickfont": {"size": 10}}, "yaxis": {"anchor": "x", "domain": [0.9028, 1.0], "range": [0, 803]}, "yaxis10": {"anchor": "x10", "domain": [0.9028, 1.0], "range": [0, 803]}, "yaxis11": {"anchor": "x11", "domain": [0.7222, 0.8194], "range": [0, 803]}, "yaxis12": {"anchor": "x12", "domain": [0.7222, 0.8194], "range": [0, 803]}, "yaxis13": {"anchor": "x13", "domain": [0.7222, 0.8194], "range": [0, 803]}, "yaxis14": {"anchor": "x14", "domain": [0.7222, 0.8194], "range": [0, 803]}, "yaxis15": {"anchor": "x15", "domain": [0.7222, 0.8194], "range": [0, 803]}, "yaxis16": {"anchor": "x16", "domain": [0.7222, 0.8194], "range": [0, 803]}, "yaxis17": {"anchor": "x17", "domain": [0.7222, 0.8194], "range": [0, 803]}, "yaxis18": {"anchor": "x18", "domain": [0.7222, 0.8194], "range": [0, 803]}, "yaxis19": {"anchor": "x19", "domain": [0.7222, 0.8194], "range": [0, 803]}, "yaxis2": {"anchor": "x2", "domain": [0.9028, 1.0], "range": [0, 803]}, "yaxis20": {"anchor": "x20", "domain": [0.7222, 0.8194], "range": [0, 803]}, "yaxis21": {"anchor": "x21", "domain": [0.5417, 0.6389], "range": [0, 803]}, "yaxis22": {"anchor": "x22", "domain": [0.5417, 0.6389], "range": [0, 803]}, "yaxis23": {"anchor": "x23", "domain": [0.5417, 0.6389], "range": [0, 803]}, "yaxis24": {"anchor": "x24", "domain": [0.5417, 0.6389], "range": [0, 803]}, "yaxis25": {"anchor": "x25", "domain": [0.5417, 0.6389], "range": [0, 803]}, "yaxis26": {"anchor": "x26", "domain": [0.5417, 0.6389], "range": [0, 803]}, "yaxis27": {"anchor": "x27", "domain": [0.5417, 0.6389], "range": [0, 803]}, "yaxis28": {"anchor": "x28", "domain": [0.5417, 0.6389], "range": [0, 803]}, "yaxis29": {"anchor": "x29", "domain": [0.5417, 0.6389], "range": [0, 803]}, "yaxis3": {"anchor": "x3", "domain": [0.9028, 1.0], "range": [0, 803]}, "yaxis30": {"anchor": "x30", "domain": [0.5417, 0.6389], "range": [0, 803]}, "yaxis31": {"anchor": "x31", "domain": [0.3611, 0.4583], "range": [0, 803]}, "yaxis32": {"anchor": "x32", "domain": [0.3611, 0.4583], "range": [0, 803]}, "yaxis33": {"anchor": "x33", "domain": [0.3611, 0.4583], "range": [0, 803]}, "yaxis34": {"anchor": "x34", "domain": [0.3611, 0.4583], "range": [0, 803]}, "yaxis35": {"anchor": "x35", "domain": [0.3611, 0.4583], "range": [0, 803]}, "yaxis36": {"anchor": "x36", "domain": [0.3611, 0.4583], "range": [0, 803]}, "yaxis37": {"anchor": "x37", "domain": [0.3611, 0.4583], "range": [0, 803]}, "yaxis38": {"anchor": "x38", "domain": [0.3611, 0.4583], "range": [0, 803]}, "yaxis39": {"anchor": "x39", "domain": [0.3611, 0.4583], "range": [0, 803]}, "yaxis4": {"anchor": "x4", "domain": [0.9028, 1.0], "range": [0, 803]}, "yaxis40": {"anchor": "x40", "domain": [0.3611, 0.4583], "range": [0, 803]}, "yaxis41": {"anchor": "x41", "domain": [0.1806, 0.2778], "range": [0, 803]}, "yaxis42": {"anchor": "x42", "domain": [0.1806, 0.2778], "range": [0, 803]}, "yaxis43": {"anchor": "x43", "domain": [0.1806, 0.2778], "range": [0, 803]}, "yaxis44": {"anchor": "x44", "domain": [0.1806, 0.2778], "range": [0, 803]}, "yaxis45": {"anchor": "x45", "domain": [0.1806, 0.2778], "range": [0, 803]}, "yaxis46": {"anchor": "x46", "domain": [0.1806, 0.2778], "range": [0, 803]}, "yaxis47": {"anchor": "x47", "domain": [0.1806, 0.2778], "range": [0, 803]}, "yaxis48": {"anchor": "x48", "domain": [0.1806, 0.2778], "range": [0, 803]}, "yaxis49": {"anchor": "x49", "domain": [0.1806, 0.2778], "range": [0, 803]}, "yaxis5": {"anchor": "x5", "domain": [0.9028, 1.0], "range": [0, 803]}, "yaxis50": {"anchor": "x50", "domain": [0.1806, 0.2778], "range": [0, 803]}, "yaxis51": {"anchor": "x51", "domain": [0, 0.09722], "range": [0, 803]}, "yaxis52": {"anchor": "x52", "domain": [0, 0.09722], "range": [0, 803]}, "yaxis53": {"anchor": "x53", "domain": [0, 0.09722], "range": [0, 803]}, "yaxis54": {"anchor": "x54", "domain": [0, 0.09722], "range": [0, 803]}, "yaxis55": {"anchor": "x55", "domain": [0, 0.09722], "range": [0, 803]}, "yaxis56": {"anchor": "x56", "domain": [0, 0.09722], "range": [0, 803]}, "yaxis57": {"anchor": "x57", "domain": [0, 0.09722], "range": [0, 803]}, "yaxis58": {"anchor": "x58", "domain": [0, 0.09722], "range": [0, 803]}, "yaxis59": {"anchor": "x59", "domain": [0, 0.09722], "range": [0, 803]}, "yaxis6": {"anchor": "x6", "domain": [0.9028, 1.0], "range": [0, 803]}, "yaxis60": {"anchor": "x60", "domain": [0, 0.09722], "range": [0, 803]}, "yaxis7": {"anchor": "x7", "domain": [0.9028, 1.0], "range": [0, 803]}, "yaxis8": {"anchor": "x8", "domain": [0.9028, 1.0], "range": [0, 803]}, "yaxis9": {"anchor": "x9", "domain": [0.9028, 1.0], "range": [0, 803]}}}
